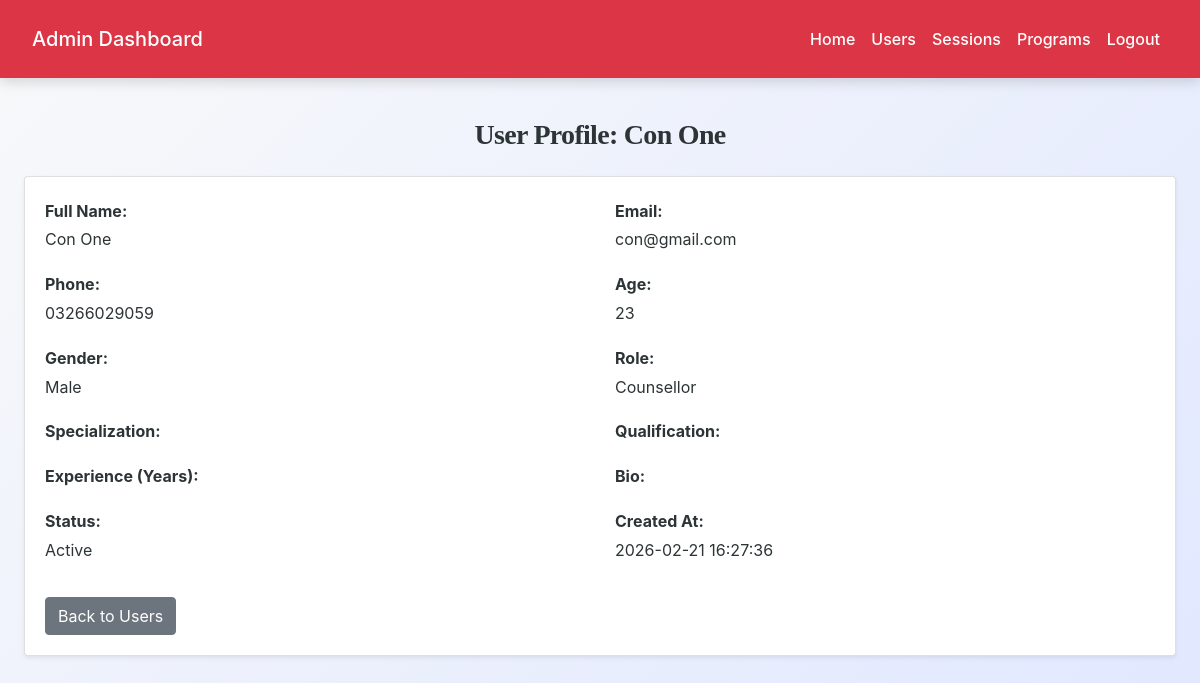
The app's page /admin/view_user_profile.php?user_id=3 (signed in) with its own data.
### tables this page shows
CREATE TABLE `users` (
  `id` int(11) NOT NULL,
  `role` enum('participant','counsellor') NOT NULL,
  `full_name` varchar(150) NOT NULL,
  `email` varchar(150) NOT NULL,
  `password` varchar(255) NOT NULL,
  `phone` varchar(20) DEFAULT NULL,
  `status` enum('active','inactive') DEFAULT 'active',
  `preferred_counsellor_id` int(11) DEFAULT NULL,
  `organization` varchar(150) DEFAULT NULL,
  `age` int(11) DEFAULT NULL,
  `gender` enum('male','female','other') DEFAULT NULL,
  `specialization` varchar(150) DEFAULT NULL,
  `qualification` varchar(255) DEFAULT NULL,
  `experience_years` int(11) DEFAULT NULL,
  `bio` text DEFAULT NULL,
  `created_at` timestamp NOT NULL DEFAULT current_timestamp()
);

### admin/view_user_profile.php (the view, shortened to what this page needs)
<?php
include('config.php');
$user_id = intval($_GET['user_id']);
$stmt = $conn->prepare("SELECT * FROM users WHERE id = ?");
$stmt->bind_param("i", $user_id);
$stmt->execute();
$result = $stmt->get_result();
$user = $result->fetch_assoc();
?>
<!DOCTYPE html>
<html lang="en">
<head>
    <link rel="stylesheet" href="https://maxcdn.bootstrapcdn.com/bootstrap/4.5.2/css/bootstrap.min.css">
    <link rel="stylesheet" href="../css/style.css">
</head>
<body>
<?php include('admin_navbar.php'); ?>
<div class="container mt-4">
    <h3 class="mb-4">User Profile: <?= htmlspecialchars($user['full_name']) ?></h3>
    <div class="card shadow-sm">
        <div class="card-body">
            <div class="row">
                <div class="col-md-6">
                    <strong>Full Name:</strong>
                    <p><?= htmlspecialchars($user['full_name']) ?></p>
                </div>
                <div class="col-md-6">
                    <strong>Email:</strong>
                    <p><?= htmlspecialchars($user['email']) ?></p>
                </div>
            </div>
            <div class="row">
                <div class="col-md-6">
                    <strong>Phone:</strong>
                    <p><?= htmlspecialchars($user['phone']) ?></p>
                </div>
                <div class="col-md-6">
                    <strong>Age:</strong>
                    <p><?= htmlspecialchars($user['age']) ?></p>
                </div>
            </div>
            <div class="row">
                <div class="col-md-6">
                    <strong>Gender:</strong>
                    <p><?= ucfirst($user['gender']) ?></p>
                </div>
                <div class="col-md-6">
                    <strong>Role:</strong>
                    <p><?= ucfirst($user['role']) ?></p>
                </div>
            </div>
            <?php if ($user['role'] === 'counsellor'): ?>
            <div class="row">
                <div class="col-md-6">
                    <strong>Specialization:</strong>
                </div>
                <div class="col-md-6">
                    <strong>Qualification:</strong>
                </div>
            </div>
            <div class="row">
                <div class="col-md-6">
                    <strong>Experience (Years):</strong>
                </div>
                <div class="col-md-6">
                    <strong>Bio:</strong>
                </div>
            </div>
            <?php endif; ?>
            <div class="row">
                <div class="col-md-6">
                    <strong>Status:</strong>
                    <p><?= ucfirst($user['status']) ?></p>
                </div>
                <div class="col-md-6">
                    <strong>Created At:</strong>
                    <p><?= $user['created_at'] ?></p>
                </div>
            </div>
            <a href="view_users.php" class="btn btn-secondary mt-3">Back to Users</a>
        </div>
    </div>
</div>
</body>
</html>

### css/style.css (style rules this page uses)
:root { --primary: #007bff; --secondary: #6c757d; --success: #28a745; --info: #17a2b8; --warning: #ffc107; --danger: #dc3545; --light: #f8f9fa; --dark: #2d3436; --accent: #ff6f61; --highlight: #6f42c1; --shadow: rgba(0, 0, 0, 0.15); --transition: all 0.3s ease-in-out; }
body { font-family: 'Inter', 'Segoe UI', Tahoma, Geneva, Verdana, sans-serif; background: linear-gradient(135deg, var(--light) 0%, #e0e7ff 100%); color: var(--dark); line-height: 1.8; margin: 0; padding: 0; min-height: 100vh; font-size: 16px; }
h1, h2, h3, h4 { text-align: center; margin: 2.5rem 0; font-family: 'Georgia', 'Times New Roman', serif; color: var(--dark); font-weight: 700; letter-spacing: -0.025em; }
h3 { font-size: 1.75rem; }
.container { max-width: 1200px; margin: 0 auto 3rem; padding: 0 1.5rem; }
a { color: var(--primary); text-decoration: none; font-weight: 500; transition: var(--transition); }

### records on screen
users: full_name "Con One", email "con@gmail.com", phone "03266029059", age "23", gender "Male", role "Counsellor", status "Active", created_at "2026-02-21 16:27:36"
